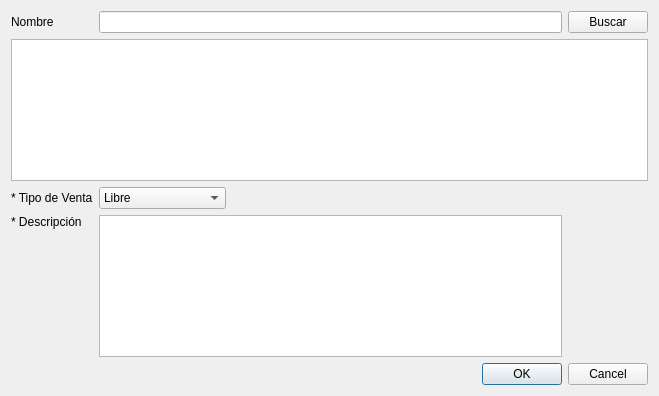
<?xml version="1.0" encoding="UTF-8"?>
<ui version="4.0">
 <class>vtnModificarMonodroga</class>
 <widget class="QWidget" name="vtnModificarMonodroga">
  <property name="geometry">
   <rect>
    <x>0</x>
    <y>0</y>
    <width>659</width>
    <height>396</height>
   </rect>
  </property>
  <property name="windowTitle">
   <string>Modificar Monodroga</string>
  </property>
  <layout class="QVBoxLayout" name="verticalLayout">
   <item>
    <layout class="QGridLayout" name="gridLayout">
     <item row="3" column="0" alignment="Qt::AlignTop">
      <widget class="QLabel" name="label_3">
       <property name="text">
        <string>* Descripción</string>
       </property>
      </widget>
     </item>
     <item row="0" column="0">
      <widget class="QLabel" name="label">
       <property name="text">
        <string>Nombre</string>
       </property>
      </widget>
     </item>
     <item row="3" column="1">
      <widget class="QTextEdit" name="txtDescripcion">
       <property name="statusTip">
        <string>Ingrese la descripción de la monodroga</string>
       </property>
      </widget>
     </item>
     <item row="0" column="2" alignment="Qt::AlignLeft">
      <widget class="QPushButton" name="btnBuscar">
       <property name="text">
        <string>Buscar</string>
       </property>
      </widget>
     </item>
     <item row="0" column="1">
      <widget class="QLineEdit" name="lineNomb">
       <property name="statusTip">
        <string>Ingrese nombre de la monodroga (solo letras)</string>
       </property>
       <property name="accessibleDescription">
        <string>palabra</string>
       </property>
      </widget>
     </item>
     <item row="2" column="0">
      <widget class="QLabel" name="label_2">
       <property name="text">
        <string>* Tipo de Venta</string>
       </property>
      </widget>
     </item>
     <item row="2" column="1" alignment="Qt::AlignLeft">
      <widget class="QComboBox" name="cmbTipoVenta">
       <property name="statusTip">
        <string>Seleccione el tipo de venta que exige la monodroga</string>
       </property>
       <item>
        <property name="text">
         <string>Libre</string>
        </property>
       </item>
       <item>
        <property name="text">
         <string>Receta</string>
        </property>
       </item>
       <item>
        <property name="text">
         <string>Receta Archivada</string>
        </property>
       </item>
      </widget>
     </item>
     <item row="4" column="1" colspan="2">
      <widget class="QDialogButtonBox" name="buttonBox">
       <property name="standardButtons">
        <set>QDialogButtonBox::Cancel|QDialogButtonBox::Ok</set>
       </property>
      </widget>
     </item>
     <item row="1" column="0" colspan="3">
      <widget class="QTableWidget" name="tablaMonodroga">
       <property name="editTriggers">
        <set>QAbstractItemView::NoEditTriggers</set>
       </property>
       <attribute name="horizontalHeaderDefaultSectionSize">
        <number>130</number>
       </attribute>
       <attribute name="horizontalHeaderStretchLastSection">
        <bool>true</bool>
       </attribute>
       <attribute name="verticalHeaderVisible">
        <bool>true</bool>
       </attribute>
      </widget>
     </item>
    </layout>
   </item>
  </layout>
 </widget>
 <tabstops>
  <tabstop>lineNomb</tabstop>
  <tabstop>btnBuscar</tabstop>
  <tabstop>tablaMonodroga</tabstop>
  <tabstop>cmbTipoVenta</tabstop>
  <tabstop>txtDescripcion</tabstop>
  <tabstop>buttonBox</tabstop>
 </tabstops>
 <resources/>
 <connections/>
</ui>
